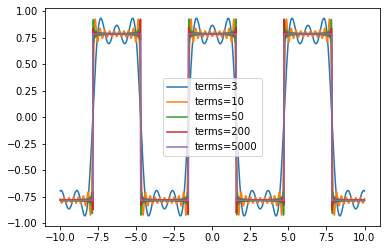

Generate this figure with Python:
# -*- coding: utf-8 -*-
"""
Created on Wed Jan 25 20:46:00 2023

@author: mrsag
"""

import numpy as np
import matplotlib.pyplot as plt

x=np.linspace(-10,10,2001)
y=np.array(np.zeros(len(x)))
def f(x,terms):
    lim=terms
    value=0
    for i in range(lim):
        an=(-1)**i/(2*i+1)
        bn=np.exp(-i**2)
        
        value += an*np.cos((2*i+1)*x)
    return(value)

y=f(x,3)
plt.plot(x,y,label='terms=3')

y=f(x,10)
plt.plot(x,y,label='terms=10')

y=f(x,50)
plt.plot(x,y,label='terms=50')

y=f(x,200)
plt.plot(x,y,label='terms=200')

y=f(x,5000)
plt.plot(x,y,label='terms=5000')

plt.legend()
plt.show()
